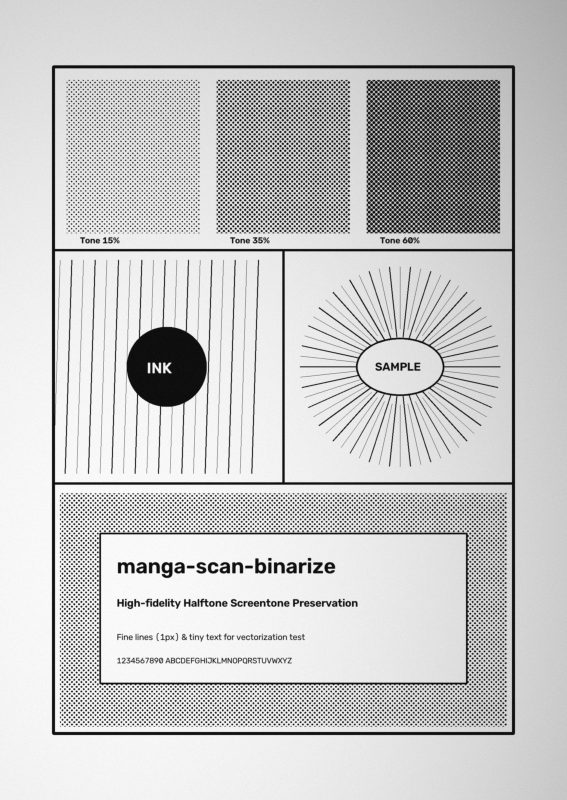
#> input picture samples/sample_page.jpg, 1700 x 2400 px (shown at 1/3 size)
$ python manga_binarize.py samples/sample_page.jpg   (older library calls are emulated)
#> lines starting #> are read from the running program, lines starting #| are printed output that depends on the picture; after the words box and inside, x2 and y2 are one past the last pixel; in counts of white or black regions, pixels touching at a corner belong together
#!/usr/bin/env python3
"""
manga_binarize.py -- 漫画スキャンの高品質2値化（網点をそのまま残す / ベクトル化向け）

処理の流れ:
  1. グレースケール化
  2. (任意) 傾き補正 deskew
  3. フラットフィールド補正 …… 紙の色ムラ・スキャナの照明ムラを除去
  4. アンシャープマスク …… 網点と線のエッジを立てる
  5. しきい値 …… 既定は地色補正後の大域 Otsu（網点の濃度を最も忠実に再現）
     ムラが局所的に強い原稿は --method sauvola（窓は網点ピッチの5倍以上）
  6. ゴマ塩ノイズ除去 / ピンホール埋め
  7. 1bit PNG / TIFF(G4) で保存

使い方:
  python manga_binarize.py in.tif -o out.png
  python manga_binarize.py scans/*.tif -O out_dir/ --dpi 600
  python manga_binarize.py in.tif --compare cmp.png     # 設定の効き比べ
"""

import argparse
from pathlib import Path
import shutil
import subprocess
import sys
import tempfile

import cv2
import numpy as np

try:
    from PIL import Image
    HAVE_PIL = True
except ImportError:
    HAVE_PIL = False


# ---------------------------------------------------------------- utilities
def odd(n):
    n = int(round(n))
    return n if n % 2 == 1 else n + 1


def read_gray(path):
    """日本語パス対応で読み込み、グレースケールを返す。"""
    data = np.fromfile(str(path), dtype=np.uint8)
    img = cv2.imdecode(data, cv2.IMREAD_UNCHANGED)
#> img is the input picture: shape (2400, 1700); min 0, max 255, mean 200.5
    if img is None:
        raise IOError(f"読み込めません: {path}")
    if img.dtype == np.uint16:
        img = (img / 257).astype(np.uint8)
    if img.ndim == 3:
        if img.shape[2] == 4:  # アルファは白背景に合成
            a = img[:, :, 3:4].astype(np.float32) / 255.0
            img = (img[:, :, :3] * a + 255 * (1 - a)).astype(np.uint8)
        img = cv2.cvtColor(img, cv2.COLOR_BGR2GRAY)
    return img


def read_dpi(path, fallback):
    if not HAVE_PIL:
        return fallback
    try:
        with Image.open(str(path)) as im:
            d = im.info.get("dpi")
            if d and d[0] and 72 < float(d[0]) <= 2400:
                return float(d[0])
    except Exception:
        pass
    return fallback


# ---------------------------------------------------------------- steps
# [30 lines left out: functions deskew_angle, rotate, not called in this run]


def _block_max(gray, target=128):
    """長辺が target 程度になるようブロック最大値でプーリングする。"""
    h, w = gray.shape
    f = max(1, int(round(max(h, w) / target)))
    hh, ww = h // f * f, w // f * f
    g = gray[:hh, :ww].reshape(hh // f, f, ww // f, f)
    return g.max(axis=(1, 3)).astype(np.float32), f


def flat_field_fit(gray, degree=4, iters=4):
    """紙面（＝明るい側の包絡）に多項式曲面を当てて地色を推定する。

    クロージングによる推定は、ボケた広いトーン面の中では「そのトーンの明るい所」
    を紙と誤認してトーンごと白く飛ばしてしまう。ここでは画像全体の明るい画素だけ
    に低次曲面を当てるので、トーン面の濃さを保ったまま綴じ目の影や照明ムラだけを
    取り除ける。
    """
    bm, _ = _block_max(gray)
    bh, bw = bm.shape
    yy, xx = np.mgrid[0:bh, 0:bw].astype(np.float64)
    yy = yy / max(bh - 1, 1) * 2 - 1
    xx = xx / max(bw - 1, 1) * 2 - 1
    terms = [xx ** i * yy ** j for i in range(degree + 1)
             for j in range(degree + 1 - i)]
    A = np.stack([t.ravel() for t in terms], axis=1)
    norm = np.linalg.norm(A, axis=0)          # 列を正規化して条件数を下げる
    norm[norm == 0] = 1.0
    A = A / norm
    z = bm.ravel().astype(np.float64)
    w = np.ones_like(z)
    fit = z
    # macOS の Accelerate BLAS は正常な入力でも matmul で偽の FP 警告を出すので抑制。
    # 破綻の検出は下の isfinite チェックで行う。
    with np.errstate(all="ignore"):
        for _ in range(iters):
            coef, *_ = np.linalg.lstsq(A * w[:, None], z * w, rcond=None)
            if not np.all(np.isfinite(coef)):
                return None
            fit = A @ coef
            w = np.where(z >= fit - 2.0, 1.0, 0.15)   # 暗い側(インク)を外して再推定
    if not np.all(np.isfinite(fit)):
        return None
    bg = np.clip(fit.reshape(bh, bw), 1, 255).astype(np.float32)
    return cv2.resize(bg, (gray.shape[1], gray.shape[0]), interpolation=cv2.INTER_CUBIC)


# [15 lines left out: function flat_field, not called in this run]


def apply_flat_field(gray, a, scale):
    bg = flat_field_fit(gray) if a.bg_mode == "fit" else None
    if bg is None:                              # fit が破綻したらクロージングに退避
        return flat_field(gray, a.bg_radius * scale)
    out = gray.astype(np.float32) / bg * float(np.percentile(bg, 90))
    return np.clip(out, 0, 255).astype(np.uint8)


def unsharp(gray, amount, sigma):
    if amount <= 0:
        return gray
    blur = cv2.GaussianBlur(gray, (0, 0), sigma)
    out = gray.astype(np.float32) * (1 + amount) - blur.astype(np.float32) * amount
    return np.clip(out, 0, 255).astype(np.uint8)


# [15 lines left out: function sauvola, not called in this run]


def threshold(gray, method, window, k):
    if method == "otsu":
        _, bw = cv2.threshold(gray, 0, 255, cv2.THRESH_BINARY + cv2.THRESH_OTSU)
        return bw
    if method == "fixed":
        _, bw = cv2.threshold(gray, int(k), 255, cv2.THRESH_BINARY)
        return bw
    return sauvola(gray, window, k)


# [87 lines left out: functions trim_margins, find_gutter, split_spread, dither_hybrid, local_std, tone_auto, not called in this run]


def despeckle(bw, min_black, min_white):
    """孤立した黒点（ゴマ塩）と、黒ベタ中の白抜けピンホールを消す。

    網点そのものを消さないよう、既定値は 1px ノイズだけを落とす程度。
    """
    out = bw
    if min_black > 0:
        ink = (out == 0).astype(np.uint8)
        n, lab, stats, _ = cv2.connectedComponentsWithStats(ink, 8)
        kill = np.zeros(n, bool)
        kill[1:] = stats[1:, cv2.CC_STAT_AREA] < min_black
        out = np.where(kill[lab], 255, out).astype(np.uint8)
    if min_white > 0:
        paper = (out == 255).astype(np.uint8)
        n, lab, stats, _ = cv2.connectedComponentsWithStats(paper, 8)
        kill = np.zeros(n, bool)
        kill[1:] = stats[1:, cv2.CC_STAT_AREA] < min_white
        out = np.where(kill[lab], 0, out).astype(np.uint8)
    return out


def round_dots(bw):
    """3x3 メディアン。1px のトゲ・階段を落とし、ベクトル化時のアンカーを減らす。"""
    return cv2.medianBlur(bw, 3)


# [19 lines left out: function split_layers, not called in this run]


# ---------------------------------------------------------------- pipeline
def binarize(gray, a, dpi):
    s = dpi / 600.0
    if a.deskew:
        gray = rotate(gray, deskew_angle(gray))
    if not a.no_flatfield:
        gray = apply_flat_field(gray, a, s)
    if a.preblur > 0:          # 網点を意図的に潰して線画だけ残したいとき
        gray = cv2.GaussianBlur(gray, (0, 0), a.preblur * s)
    gray = unsharp(gray, a.sharpen, max(0.5, a.sharpen_radius * s))
    if a.tone == "dither":
        bw = dither_hybrid(gray, a.dither_lo, a.dither_hi)
    elif a.tone == "auto":
        bw = tone_auto(gray, a, a.window * s, a.k, dpi)
    else:
        bw = threshold(gray, a.method, a.window * s, a.k)
    bw = despeckle(bw, int(round(a.min_black * s * s)), int(round(a.min_white * s * s)))
    if a.round_dots:
        bw = round_dots(bw)
    return bw


# [33 lines left out: function save_svg, not called in this run]


def save_bilevel(bw, path, dpi, fmt=None, potrace_args=None):
    path = Path(path)
    fmt = (fmt or path.suffix.lstrip(".")).lower()
    if fmt == "svg":
        save_svg(bw, path, dpi, potrace_args)
        return
    if HAVE_PIL:
        im = Image.fromarray(bw).convert("1")
        if fmt in ("tif", "tiff"):
            im.save(str(path), compression="group4", dpi=(dpi, dpi))
        elif fmt == "pbm":          # potrace が直接読める形式。dpi は持てない
            im.save(str(path))
        else:
            im.save(str(path), dpi=(dpi, dpi), optimize=True, bits=1)
    else:                                    # PIL が無ければ 8bit で保存
        cv2.imencode("." + fmt, bw)[1].tofile(str(path))


# ---------------------------------------------------------------- compare
PRESETS = {
    # 表示名             method     window  k     sharpen  flatfield
    "otsu (default)":  ("otsu",     61,  0.20,  0.6,  True),
    "otsu no-flatfld": ("otsu",     61,  0.20,  0.6,  False),
    "otsu sharp1.4":   ("otsu",     61,  0.20,  1.4,  True),
    "otsu nosharp":    ("otsu",     61,  0.20,  0.0,  True),
    "sauvola k.15":    ("sauvola",  61,  0.15,  0.6,  True),
    "sauvola k.20":    ("sauvola",  61,  0.20,  0.6,  True),
    "sauvola k.30":    ("sauvola",  61,  0.30,  0.6,  True),
    "sauvola win25":   ("sauvola",  25,  0.20,  0.6,  True),
}


# [35 lines left out: function make_compare, not called in this run]


# ---------------------------------------------------------------- main
def main():
    p = argparse.ArgumentParser(
        description="漫画スキャンの2値化（網点保持・ベクトル化向け）",
        formatter_class=argparse.ArgumentDefaultsHelpFormatter)
    p.add_argument("inputs", nargs="+", help="入力画像")
    p.add_argument("-o", "--output", help="出力ファイル（入力1枚のとき）")
    p.add_argument("-O", "--outdir", help="出力ディレクトリ（複数枚のとき）")
    p.add_argument("--suffix", default="_bw", help="出力ファイル名に付ける接尾辞")
    p.add_argument("--format", default="png", choices=["png", "tif", "tiff", "pbm", "svg"],
                   help="出力形式 png / tif(G4圧縮) / pbm(potrace 直接) / svg(potrace 連携)")
    p.add_argument("--svg", action="store_true",
                   help="直接 SVG 形式で出力する（potrace を自動実行）")
    p.add_argument("--potrace-args",
                   help="potrace に渡す追加引数（例: '-t 3 -a 1.0 -O 0.2'）")
    p.add_argument("--dpi", type=float, default=0,
                   help="解像度。0ならファイルから読み、無ければ600とみなす")


    p.add_argument("--method", default="otsu", choices=["otsu", "sauvola", "fixed"],
                   help="しきい値の方式。地色補正後は otsu が網点を最も忠実に残す。"
                        "影・ムラが局所的に強い原稿では sauvola")
    p.add_argument("--window", type=float, default=61,
                   help="Sauvola の窓サイズ(px@600dpi)。網点ピッチの5倍以上を推奨")
    p.add_argument("--k", type=float, default=0.20,
                   help="Sauvola の k。小さいほど黒が増える（fixed では 0-255 の閾値）")
    p.add_argument("--bg-radius", type=float, default=600,
                   help="地色推定の半径(px@600dpi)。広いトーン面より大きく取らないと"
                        "トーンごと白く飛ばしてしまう")
    p.add_argument("--bg-mode", default="fit", choices=["fit", "close"],
                   help="地色推定の方式。fit=明るい側に多項式曲面を当てる（トーンを飛ばさない）"
                        " / close=クロージング（局所的な影に強いがトーンを飛ばしやすい）")
    p.add_argument("--no-flatfield", action="store_true", help="地色補正をしない")
    p.add_argument("--preblur", type=float, default=0,
                   help="しきい値の前にぼかす半径(px@600dpi)。網点を潰して線画だけ"
                        "残したいときに --method fixed と併用する")
    p.add_argument("--sharpen", type=float, default=0.6, help="アンシャープ量 0で無効")
    p.add_argument("--sharpen-radius", type=float, default=1.2,
                   help="アンシャープ半径(px@600dpi)")
    p.add_argument("--min-black", type=float, default=2,
                   help="この面積(px@600dpi)未満の孤立黒点を消す")
    p.add_argument("--min-white", type=float, default=2,
                   help="この面積(px@600dpi)未満の白抜けを埋める")
    p.add_argument("--tone", default="keep", choices=["keep", "auto", "dither"],
                   help="keep=網点をそのまま2値化 / "
                        "auto=解像できている網点はそのまま、ボケた部分だけディザ / "
                        "dither=中間調を全部誤差拡散で打ち直す")
    p.add_argument("--auto-std", type=float, default=30,
                   help="--tone auto の判定。局所標準偏差がこれ以上なら網点が残っていると見なす")
    p.add_argument("--dither-lo", type=float, default=70,
                   help="--tone dither でこれ以下の濃さは黒に確定（線画を守る）")
    p.add_argument("--dither-hi", type=float, default=235,
                   help="--tone dither でこれ以上の明るさは白に確定")
    p.add_argument("--trim", action="store_true", help="周囲の白余白を落とす")
    p.add_argument("--split", action="store_true",
                   help="見開き1枚を綴じ目で2ページに分割する（右ページ_r・左ページ_l）")
    p.add_argument("--deskew", action="store_true", help="傾きを自動補正する")
    p.add_argument("--round-dots", action="store_true",
                   help="3x3メディアンで輪郭を丸める（ベクトル化のアンカー削減）")
    p.add_argument("--layers", action="store_true",
                   help="線画とトーンを別ファイルに分離出力する（実験的）")
    p.add_argument("--max-dot-area", type=float, default=120,
                   help="--layers でトーン扱いにする連結成分の最大面積(px@600dpi)")

    p.add_argument("--compare", metavar="OUT.PNG", help="設定比較シートを作る")
    p.add_argument("--crop", type=int, nargs=2, metavar=("X", "Y"),
                   help="比較シートの切り出し左上座標")
    p.add_argument("--crop-size", type=int, default=700, help="比較シートの切り出し辺長")
    a = p.parse_args()

    paths = [Path(x) for x in a.inputs]
    for path in paths:
        if not path.exists():
            sys.exit(f"見つかりません: {path}")
        full = read_gray(path)
        dpi = a.dpi or read_dpi(path, 600.0)

        if a.compare:
            make_compare(full, a, dpi, a.compare)
            return

        if a.trim:
            full = trim_margins(full)
        pages = [("", full)]
        if a.split:
            sp = split_spread(full)
            if sp is None:
                print(f"{path.name}: 綴じ目が見つからないので分割しません")
            else:
                pages = [(tag, trim_margins(g) if a.trim else g) for tag, g in sp]

        # フォーマットの解決
        fmt = a.format.lower()
        if a.svg:
            fmt = "svg"
        elif a.output and Path(a.output).suffix:
            ext = Path(a.output).suffix.lstrip(".").lower()
            if ext in ("svg", "pbm", "png", "tif", "tiff"):
                fmt = ext

        potrace_args = a.potrace_args.split() if a.potrace_args else None

        for tag, gray in pages:
            bw = binarize(gray, a, dpi)

            if a.output and len(paths) == 1 and len(pages) == 1:
                out = Path(a.output)
            else:
                d = Path(a.outdir) if a.outdir else path.parent
                d.mkdir(parents=True, exist_ok=True)
                base = Path(a.output).stem if (a.output and len(paths) == 1) else path.stem
                out = d / f"{base}{tag}{a.suffix}.{fmt}"
            save_bilevel(bw, out, dpi, fmt, potrace_args=potrace_args)
            ink = float((bw == 0).mean() * 100)
            ncc = cv2.connectedComponents((bw == 0).astype(np.uint8), 8)[0] - 1
            print(f"{path.name}{tag} -> {out}  {bw.shape[1]}x{bw.shape[0]} "
                  f"{dpi:.0f}dpi  黒率 {ink:.1f}%  黒の連結成分 {ncc:,}個"
                  f"{'  ← そのままトレースするとパスが重い' if ncc > 20000 else ''}")

            if a.layers:
                sc = dpi / 600.0
                line, tone = split_layers(bw, a.max_dot_area * sc * sc)
                for lt, img in (("_line", line), ("_tone", tone)):
                    lp = out.with_name(out.stem + lt + out.suffix)
                    save_bilevel(img, lp, dpi, fmt, potrace_args=potrace_args)
                    print(f"   {lt[1:]}: {lp}")
#> this loop made 1 pass
#| sample_page.jpg -> samples/sample_page_bw.png  1700x2400 600dpi  黒率 13.0%  黒の連結成分 10,168個
#> pass 1, in flat_field_fit, `bm, _ = _block_max(gray)`:
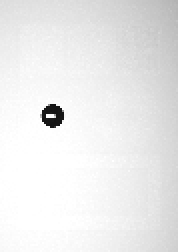
#> bm: shape (126, 89) float32 (shown 2 times larger); min 20, max 255, mean 235.1
#> pass 1, in flat_field_fit, `yy, xx = np.mgrid[0:bh, 0:bw].astype(np.float64)`:
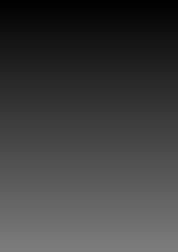
#> yy: shape (126, 89) float64 (shown 2 times larger); min 0, max 125, mean 62.5
#> pass 1, in flat_field_fit, `yy, xx = np.mgrid[0:bh, 0:bw].astype(np.float64)`:
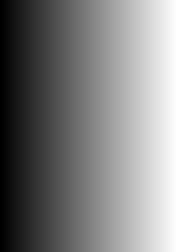
#> xx: shape (126, 89) float64 (shown 2 times larger); min 0, max 88, mean 44; drawn with min black and max white
#> pass 1, in flat_field_fit, `yy = yy / max(bh - 1, 1) * 2 - 1`:
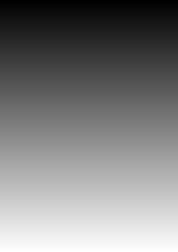
#> yy: shape (126, 89) float64 (shown 2 times larger); min -1, max 1, mean 4.06e-17; drawn with min black and max white
#> after the loop:
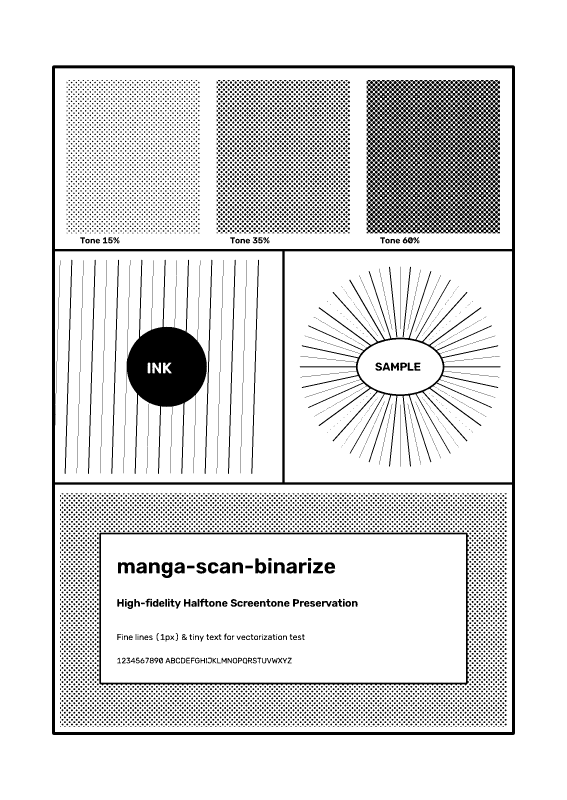
#> bw: shape (2400, 1700) (shown at 1/3 size); 87% white; 10168 black regions (2533 under 20 px), largest, box (x1, y1, x2, y2) and area: (156, 196, 1545, 2205) 84917, (370, 779, 621, 1422) 49260, (899, 813, 1502, 1400) 19826


if __name__ == "__main__":
    main()
